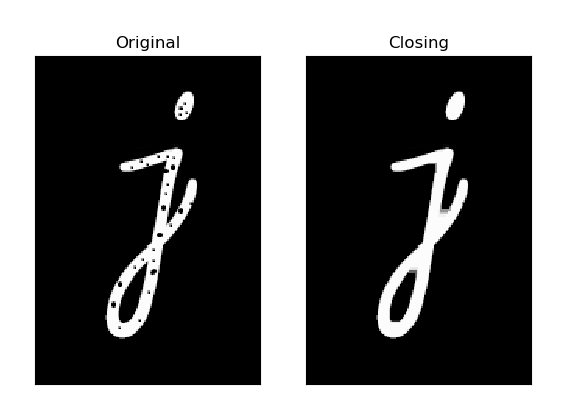

Write Python code to recreate this figure.

import cv2 
import numpy as np
from matplotlib import pyplot as plt

img = cv2.imread('j-c.png',0)
kernel = np.ones((5,5),np.uint8) 
closing = cv2.morphologyEx(img, cv2.MORPH_CLOSE, kernel)

img1 = cv2.cvtColor(img, cv2.COLOR_BGR2RGB)
img2 = cv2.cvtColor(closing, cv2.COLOR_BGR2RGB)

plt.subplot(121),plt.imshow(img1),plt.title('Original') 
plt.xticks([]), plt.yticks([]) 
plt.subplot(122),plt.imshow(img2),plt.title('Closing') 
plt.xticks([]), plt.yticks([]) 
plt.show()
